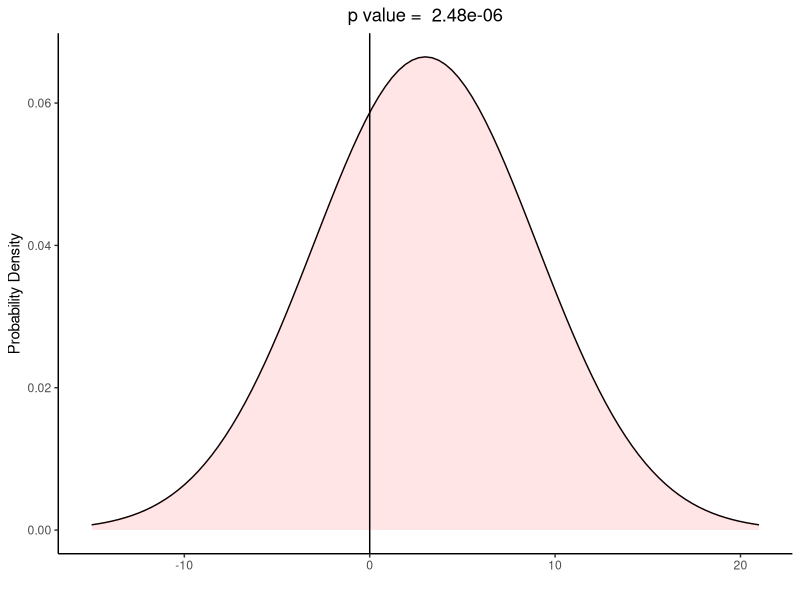

Source code (R):
if(!require(ggplot2)){install.packages('ggplot2')}
library(ggplot2)

# code should work as long as standard deviation is positive; mean can be positive or negative

mean1 <- 3
sd1 <- 6
sample_size <- 100 #constant

# Calculating test statistic

t <- mean1/(sd1/(sqrt(sample_size)))

# Calculating critical value

critical_value <- qt(p=.05/2, df=sample_size-1, lower.tail=FALSE)

# defining upper and lower boundaries

upper_x_possible <- mean1+3*sd1

if(upper_x_possible > 2){
  upper_x <- upper_x_possible
} else {
  upper_x <- 2
}

lower_x_possible <- mean1-3*sd1

if(lower_x_possible < -2) {
  lower_x <- lower_x_possible
} else {
  lower_x <- -2
}

# creating the distribution

dis_1 <- ggplot(data.frame(x=c(lower_x,upper_x)),aes(x=x))
dis_2 <- dis_1 + stat_function(fun=dnorm, args=list(mean=mean1, sd=sd1), col="black")
dis_3 <- dis_2 + theme_classic()

# calculating p value to generate as title

p_value <- 2*(1-pt(abs(t), 99))
p_value_rounded <- signif(p_value, digits=3)
p_string <- paste("p value = ", p_value_rounded, sep = " ")

# Shading (green if the null is not rejected; red if the null is rejected)  

ShadeRegion <- function(x) {
  y <- dnorm(x, mean=mean1, sd=sd1)
  return(y)
}

if(abs(t) >= critical_value) {
  dis_4 <- dis_3 + stat_function(fun=ShadeRegion, geom= "area", fill="red", alpha=0.1)
  dis_5 <- dis_4 + xlab("") + ylab("Probability Density") + ggtitle(p_string) + theme(plot.title = element_text(hjust = 0.5))
  dis_6 <- dis_5 + geom_vline(xintercept=0)
  dis_6
} else {
  dis_4 <- dis_3 + stat_function(fun=ShadeRegion, geom= "area", fill="green", alpha=0.1)
  dis_5 <- dis_4 + xlab("") + ylab("Probability Density") + ggtitle(p_string) + theme(plot.title = element_text(hjust = 0.5))
  dis_6 <- dis_5 + geom_vline(xintercept=0)
  dis_6
}